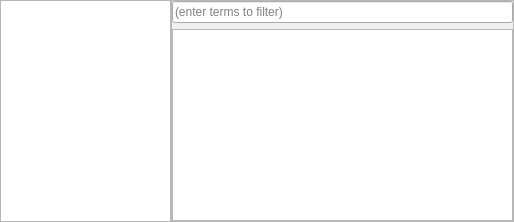
  <widget class="QDockWidget" name="dock_outputs">
   <property name="windowTitle">
    <string>(9) Outputs</string>
   </property>
   <property name="dockLocation">
    <enum>Qt::DockWidgetArea::BottomDockWidgetArea</enum>
   </property>
   <attribute name="dockWidgetArea">
    <number>8</number>
   </attribute>
   <widget class="QWidget" name="dockWidgetContents_4">
    <layout class="QHBoxLayout" name="horizontalLayout_2" stretch="1,2">
     <property name="spacing">
      <number>0</number>
     </property>
     <property name="leftMargin">
      <number>0</number>
     </property>
     <property name="topMargin">
      <number>0</number>
     </property>
     <property name="rightMargin">
      <number>0</number>
     </property>
     <property name="bottomMargin">
      <number>0</number>
     </property>
     <item>
      <widget class="QTreeView" name="anal_tables">
       <property name="alternatingRowColors">
        <bool>true</bool>
       </property>
      </widget>
     </item>
     <item>
      <widget class="QFrame" name="frame_6">
       <property name="frameShape">
        <enum>QFrame::Shape::StyledPanel</enum>
       </property>
       <property name="frameShadow">
        <enum>QFrame::Shadow::Raised</enum>
       </property>
       <layout class="QVBoxLayout" name="verticalLayout_9">
        <property name="leftMargin">
         <number>0</number>
        </property>
        <property name="topMargin">
         <number>0</number>
        </property>
        <property name="rightMargin">
         <number>0</number>
        </property>
        <property name="bottomMargin">
         <number>0</number>
        </property>
        <item>
         <widget class="QLineEdit" name="flt_table">
          <property name="placeholderText">
           <string>(enter terms to filter)</string>
          </property>
         </widget>
        </item>
        <item>
         <widget class="QTableView" name="anal_table">
          <property name="alternatingRowColors">
           <bool>true</bool>
          </property>
         </widget>
        </item>
       </layout>
      </widget>
     </item>
    </layout>
   </widget>
  </widget>
